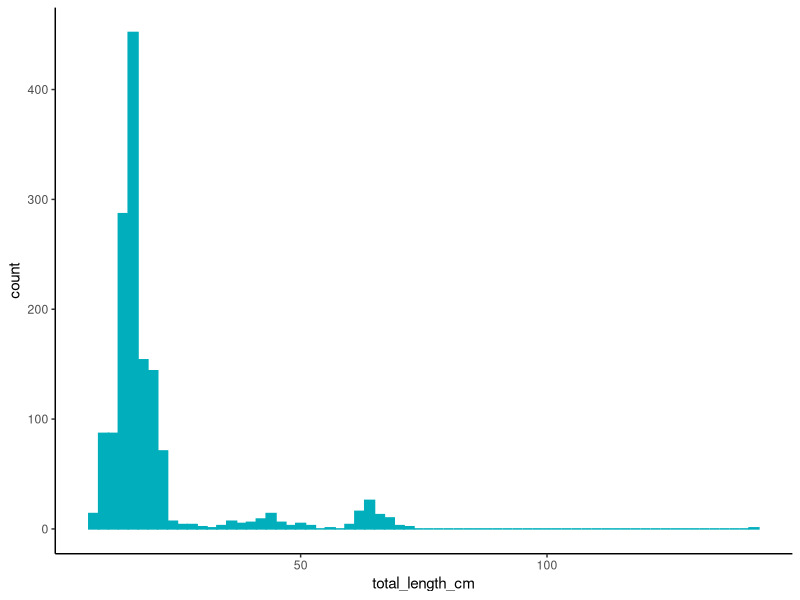
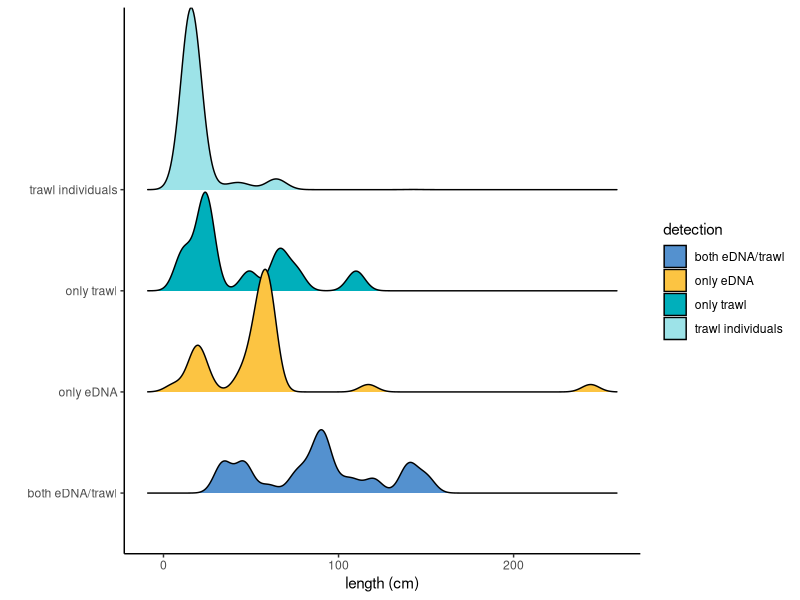
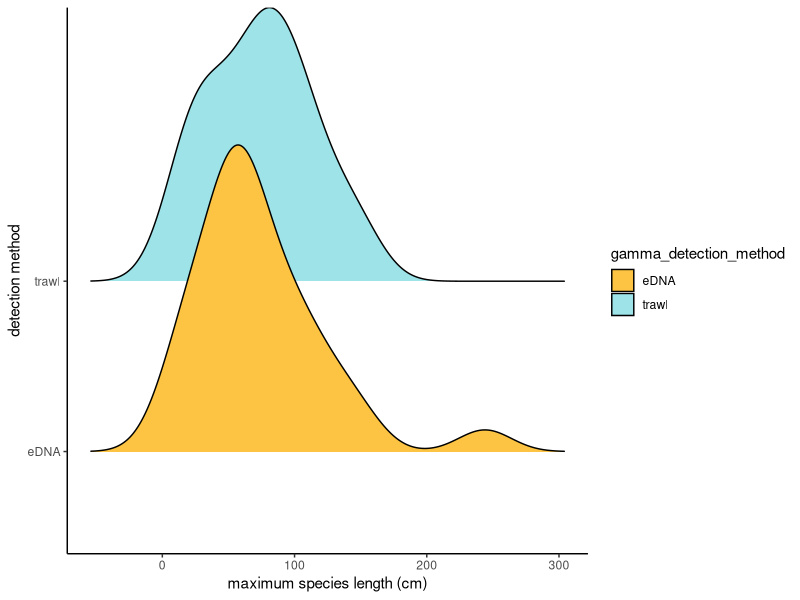
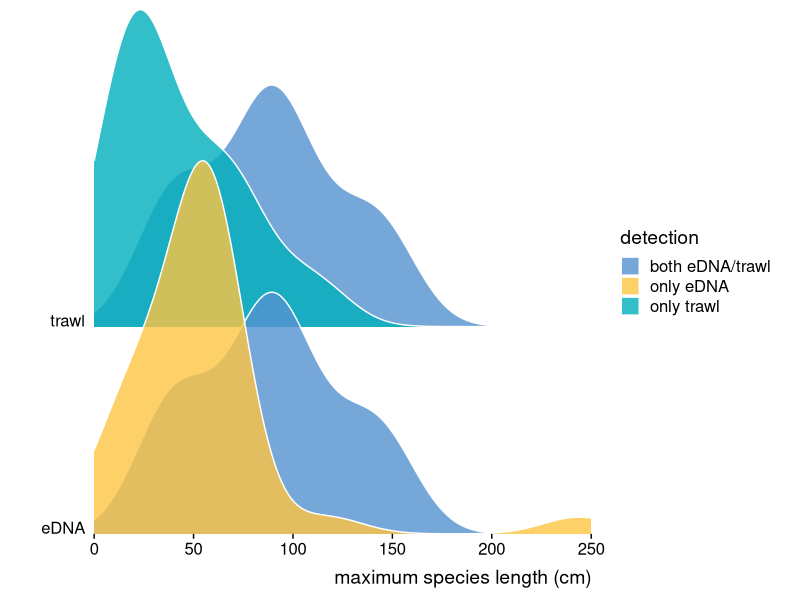
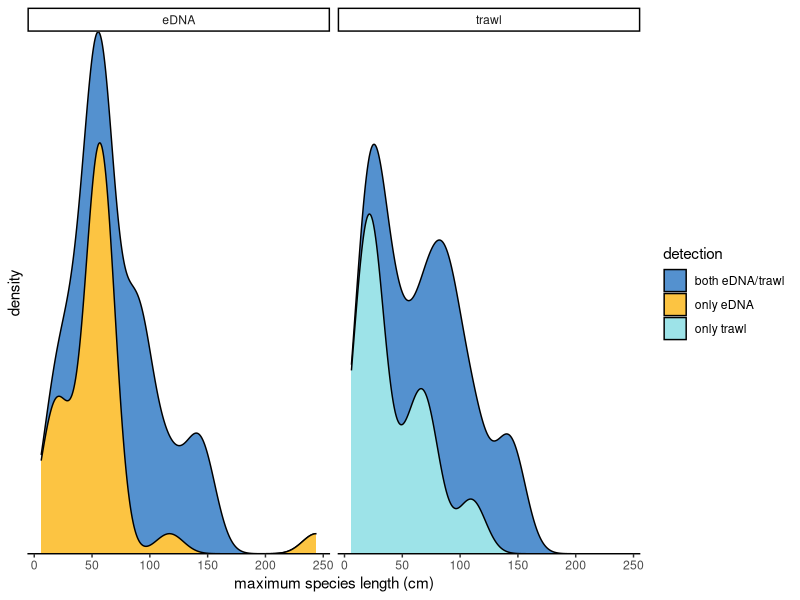
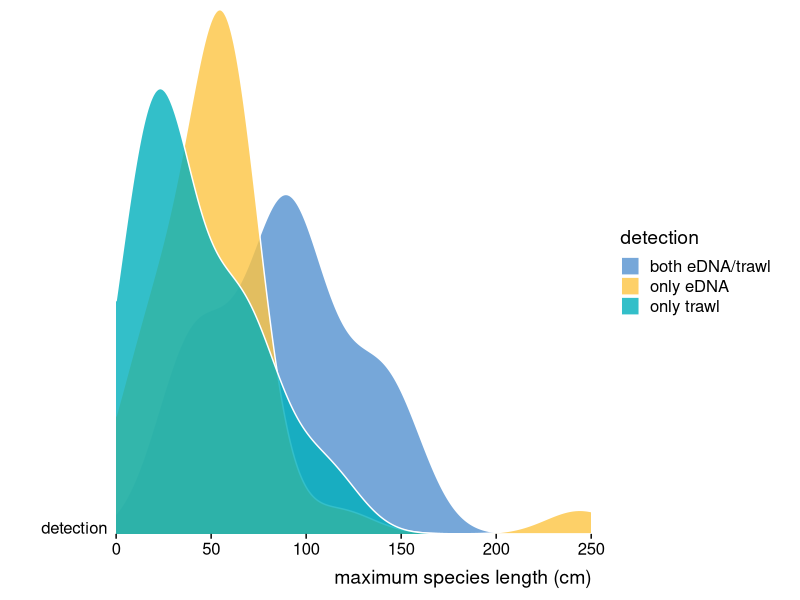
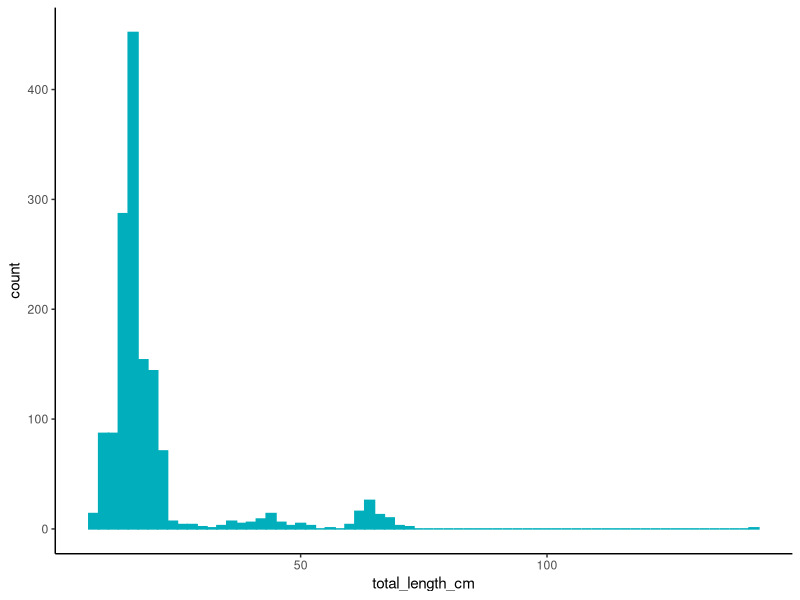
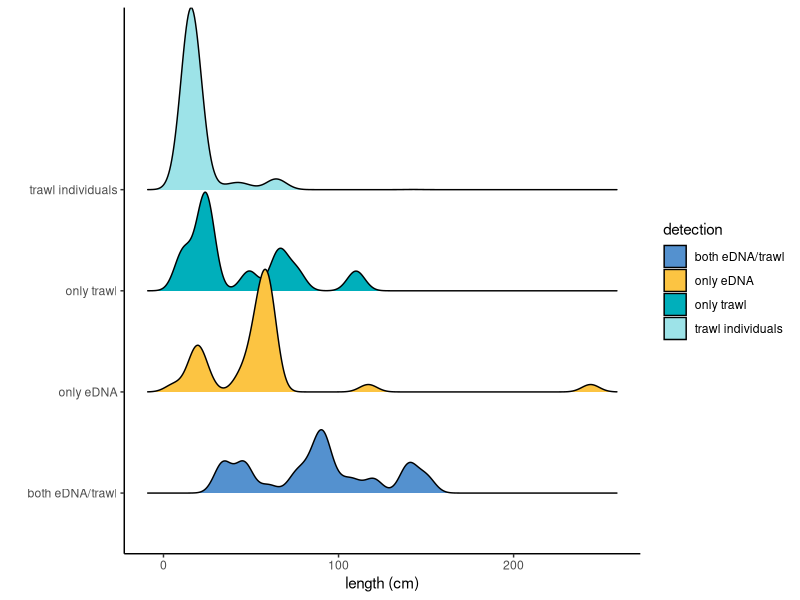

The R script that drew these images, in order:
#Trait Exploration New

#Set-Up ####
library(tidyr)
library(tidyverse)
library(RColorBrewer)
library(here)
library(dplyr)
library(ggplot2)
library(ggridges)
library(forcats)

#set-up, read in files ####

beta_div <- read.csv(here::here("Processed_data", #should be ASV by sample
                                "datasets",
                                "detections_all.csv"),
                     head=TRUE)

trait_data <- read.csv(here::here("Processed_data", 
                                  "traits",
                                  "traitdatabase.csv"),
                       head=TRUE)


trawl_catch  <- read.csv(here::here("Processed_data", 
                                    "traits",
                                    "length_conversions.csv"),
                         head=TRUE)


#create df, named data  ####

#merge identification data w/ trait data 
data <- merge(beta_div, trait_data, by="LCT", all.x= TRUE)

#change 'both' to eDNA or trawl alone

#subset for 'both' data only 
both_to_eDNA <- subset(data, gamma_detection_method == 'both eDNA/trawl')

#change all both to eDNA 
both_to_eDNA <- data.frame(lapply(both_to_eDNA, function(x) {
  gsub("both eDNA/trawl", "eDNA", x) 
  
}))

#same for trawl 
both_to_trawl <- subset(data, gamma_detection_method == 'both eDNA/trawl')

#change all both to trawl 
both_to_trawl <- data.frame(lapply(both_to_trawl, function(x) {
  gsub("both eDNA/trawl", "trawl", x) 
  
}))

#merge together 
both_fixed <- rbind(both_to_eDNA, both_to_trawl)

#merge back with our original data
without_both <- subset(data, gamma_detection_method != 'both eDNA/trawl')
data_new <- rbind(both_fixed, without_both)

#fix only... to simple trawl or eDNA 
data <- data.frame(lapply(data_new, function(x) {
  gsub("only eDNA", "eDNA", x) 
  
}))

data <- data.frame(lapply(data, function(x) {
  gsub("only trawl", "trawl", x) 
  
}))


#let's plot!

#length ####

#check out ind. length info 
trawl_catch <- trawl_catch[!is.na(trawl_catch$total_length_cm),] #remove NA


plot <- ggplot(trawl_catch, aes(x=total_length_cm))+
  geom_histogram(color="#00AFBB", fill="#00AFBB", binwidth = 2,)+
  theme_classic()
plot

ggsave("./Outputs/traits/ind_length_his.png", 
       plot = plot,
       width = 10, height = 6, units = "in")

#let's just look at species 

speciestraits= subset(data, select = c(LCT, max_length_cm, gamma_detection_method) )
speciestraits <- distinct(speciestraits)
speciestraits <- speciestraits %>% drop_na(max_length_cm)

#species length distributions 
speciestraits$max_length_cm <- as.numeric(speciestraits$max_length_cm) 


#FINAL LENGTH PLOTS #### 
#goal: make a density plot like above with four rows 
#trawl only max species length 
#eDNA only max species length 
#trawl + eDNA max species length 
#trawl only individual length 

#merge original data w/ traits 
data2 <- merge(beta_div, trait_data, by="LCT", all.x= TRUE)
#extract relevant columns 
data2 <- select(data2, c('LCT','gamma_detection_method', 'max_length_cm'))
colnames(data2) <- c('LCT', 'detection', 'length_cm')

catch <- select(trawl_catch, c('species', 'total_length_cm')) 
#change column names
colnames(catch) <- c('LCT','length_cm')
#add column detection = trawl individuals

catch$detection <- c('trawl individuals')

#merge all data

length <- rbind(catch, data2) #this includes non-fish... should we get rid of them? 

write_csv(length,
          here("Processed_data",
               "traits",
               "length.csv")) 
#plot
plot <- ggplot(length, 
               aes(x = length_cm, 
                   y = detection, 
                   fill = detection)) +
  geom_density_ridges(bandwidth=5) + 
  theme_ridges() +
  labs("") +
  xlab("length (cm)") + ylab("") +
  theme(legend.position = "none") +
  scale_fill_manual(values=c("#5491cf","#FCC442", "#00AFBB", "#9DE3E8")) +
  theme_classic()
plot 


ggsave("./Outputs/traits/length.png", 
       plot = plot,
       width = 10, height = 6, units = "in")


#another plot 
plot <- ggplot(speciestraits, 
               aes(x = max_length_cm, 
                   y = gamma_detection_method, 
                   fill = gamma_detection_method), show.legend = FALSE) +
  geom_density_ridges(bandwidth=20) + 
  theme_ridges() +
  xlab("maximum species length (cm)") +
  ylab("detection method") +
  scale_fill_manual(values=c("#FCC442", "#9DE3E8")) +
  theme(legend.position = "none") +
  theme_classic()
plot 


ggsave("./Outputs/traits/trawleDNA_density.png", 
       plot = plot,
       width = 10, height = 6, units = "in")



#plot density but differentiate by groups 
#we need to combine speciestraits to beta_div 

method_2 <- select(beta_div, c('LCT','gamma_detection_method'))

#rename species traits columns 
speciestraits <- speciestraits %>% 
  rename(method = gamma_detection_method)


data <- merge(speciestraits, method_2, by="LCT", all.x= TRUE)


plot <- data %>%
  ggplot(aes(y = method)) +
  geom_density_ridges(
    aes(x = max_length_cm , fill = gamma_detection_method), 
    alpha = .8, color = "white", from = 0, to = 250,
    bandwidth=18) +
  labs(
    x = "maximum species length (cm)",
    y = '') +
  scale_y_discrete(expand = c(0, 0)) +
  scale_x_continuous(expand = c(0, 0)) +
  scale_fill_cyclical(
    values = c("#5491cf","#FCC442", "#00AFBB", "#9DE3E8"),
    name = "detection", guide = "legend"
  ) +
  coord_cartesian(clip = "off") +
  theme_ridges(grid = FALSE)

plot


####

ggsave("./Outputs/traits/trawl_edna_2.png", 
       plot = plot,
       width = 12, height = 7, units = "in")


#cut = trawl or eDNA 
data2 <- data 
colnames(data2) <- c("LCT", "max_length_cm", "method","detection")

plot <- ggplot(data2, aes(max_length_cm)) +
  geom_density(aes(fill = detection), position = "stack", bw=12) + 
  scale_fill_manual(values=c("#5491cf","#FCC442", "#9DE3E8"))+
  scale_y_discrete(expand = c(0, 0)) +
  theme_classic() + 
  labs(
    x = "maximum species length (cm)") +
  facet_wrap(~method) 

plot

ggsave("./Outputs/traits/length_bymethod_stack.png", 
       plot = plot,
       width = 12, height = 7, units = "in")


#all same row 
data$method <- c('detection')

plot <- data %>%
  ggplot(aes(y = method)) +
  geom_density_ridges(
    aes(x = max_length_cm , fill = gamma_detection_method), 
    alpha = .8, color = "white", from = 0, to = 250,
    bandwidth=18) +
  labs(
    x = "maximum species length (cm)",
    y = '') +
  scale_y_discrete(expand = c(0, 0)) +
  scale_x_continuous(expand = c(0, 0)) +
  scale_fill_cyclical(
    values = c("#5491cf","#FCC442", "#00AFBB", "#9DE3E8"),
    name = "detection", guide = "legend"
  ) +
  coord_cartesian(clip = "off") +
  theme_ridges(grid = FALSE)

plot


ggsave("./Outputs/traits/max_length_density.png", 
       plot = plot,
       width = 12, height = 7, units = "in")


